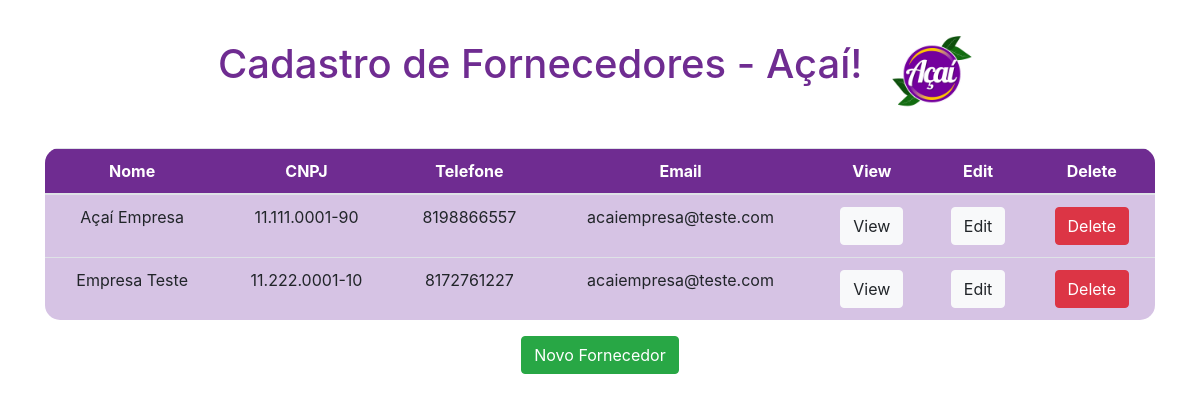
The page /fornecedores/ on the database its author committed.
### fornecedores/models.py (models this page shows, shortened)
class Fornecedor(models.Model):
    nome = models.CharField(max_length=200)
    cnpj = models.CharField(max_length=14, unique=True)
    telefone = models.CharField(max_length=15)
    email = models.EmailField()

### fornecedores/views.py (the view)
# urls.py: path('', views.fornecedor_list, name='fornecedor_list'),
def fornecedor_list(request, template_name='fornecedores/fornecedor_list.html'):
    fornecedor = Fornecedor.objects.all()
    data = {}
    data['object_list'] = fornecedor
    return render(request, template_name, data)

### fornecedores/templates/fornecedores/fornecedor_list.html (shortened to what this page needs)
{% load static %}
<html lang="pt-BR">
<head>
    <link rel="stylesheet" href="https://stackpath.bootstrapcdn.com/bootstrap/4.5.2/css/bootstrap.min.css">
</head>
<body>
    <div class="container text-center my-4">
        <h1 class="d-inline" style="color: #6f2c91;">Cadastro de Fornecedores - Açaí!</h1>
        <img src="{% static 'img/logoacai.png' %}" alt="Açaí" style="width: 100px; height: auto; margin-left: 15px;">
    </div>
    <div class="container mt-4">
        <table class="table">
            <thead class="table-header">
                <tr>
                    <th scope="col">Nome</th>
                    <th scope="col">CNPJ</th>
                    <th scope="col">Telefone</th>
                    <th scope="col">Email</th>
                    <th scope="col">View</th>
                    <th scope="col">Edit</th>
                    <th scope="col">Delete</th>
                </tr>
            </thead>
            <tbody>
                {% for fornecedor in object_list %}
                <tr>
                    <td>{{ fornecedor.nome }}</td>
                    <td>{{ fornecedor.cnpj }}</td>
                    <td>{{ fornecedor.telefone }}</td>
                    <td>{{ fornecedor.email }}</td>
                    <td>
                        <a class="btn btn-light" href="{% url 'fornecedor_view' fornecedor.id %}">View</a>
                    </td>
                    <td>
                        <a class="btn btn-light" href="{% url 'fornecedor_edit' fornecedor.id %}">Edit</a>
                    </td>
                    <td>
                        <a class="btn btn-danger" href="{% url 'fornecedor_delete' fornecedor.id %}">Delete</a>
                    </td>
                </tr>
                {% endfor %}
            </tbody>
        </table>
        <div class="text-center">
            <a class="btn btn-success" href="{% url 'fornecedor_new' %}">Novo Fornecedor</a>
        </div>
    </div>
</body>
</html>

### fornecedores/templates/fornecedores/fornecedor_list.html (style rules this page uses)
.table { background-color: #d6c3e4; border-radius: 15px; overflow: hidden; }
.table-header { background-color: #6f2c91; color: white; }
th, td { text-align: center; }

### rows shown on the page
Fornecedor: nome "Açaí Empresa", cnpj "11.111.0001-90", telefone "8198866557", email "acaiempresa@teste.com"
Fornecedor: nome "Empresa Teste", cnpj "11.222.0001-10", telefone "8172761227", email "acaiempresa@teste.com"
